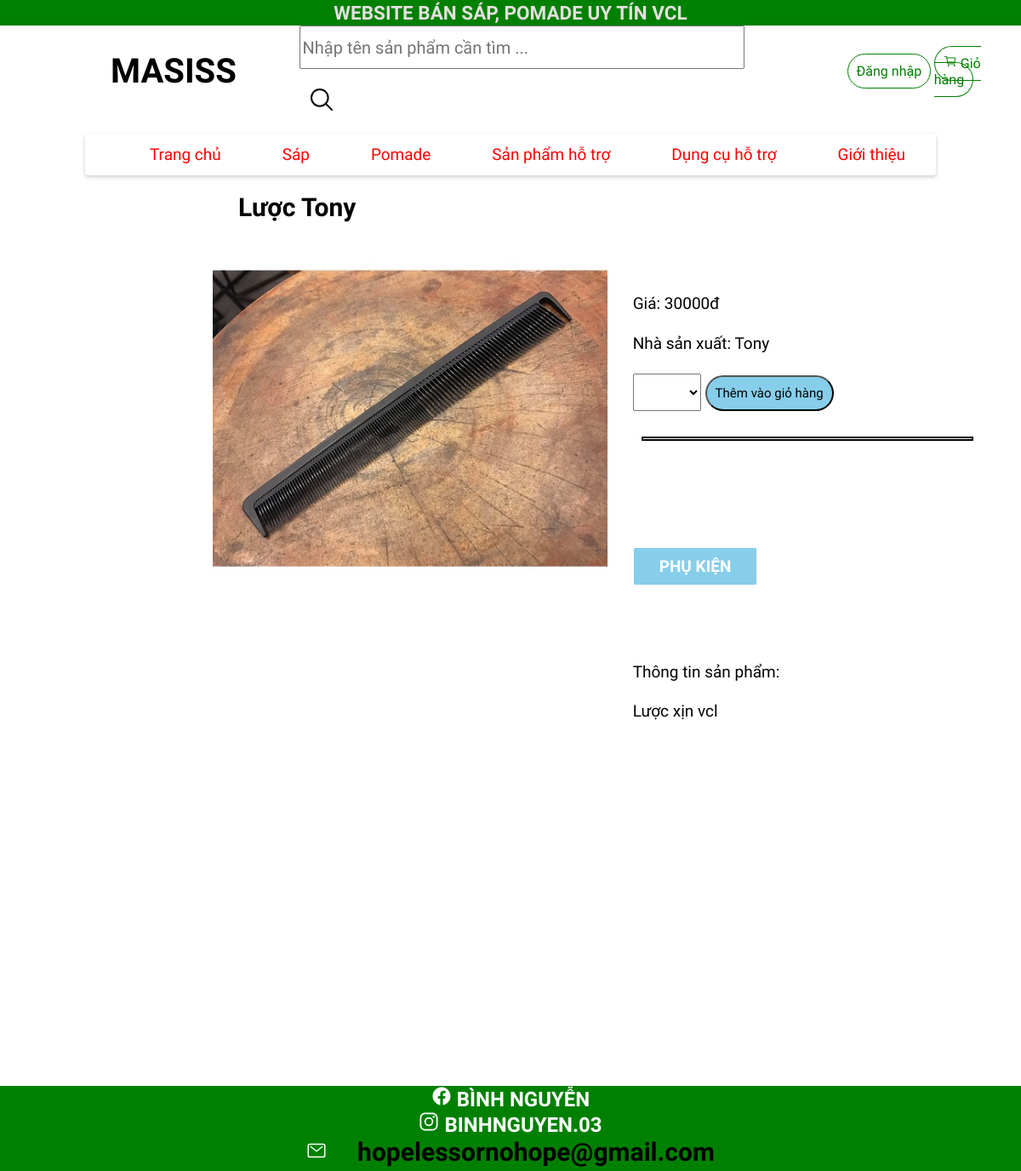
The page /user/view_product.php?id=40 on the database its author committed.
### tables this page shows
CREATE TABLE `product` (
  `product_id` int(11) NOT NULL,
  `product_name` varchar(100) NOT NULL,
  `manufacturer_id` int(11) NOT NULL,
  `product_image` varchar(200) NOT NULL,
  `price` int(11) NOT NULL,
  `description` text NOT NULL,
  `product_size` varchar(20) NOT NULL,
  `type_id` varchar(50) NOT NULL
);

CREATE TABLE `manufacturer` (
  `manufacturer_id` int(11) NOT NULL,
  `manufacturer_name` varchar(200) NOT NULL
);

CREATE TABLE `type` (
  `type_id` int(11) NOT NULL,
  `type_name` varchar(200) NOT NULL
);

### user/view_product.php (the view, shortened to what this page needs)
<!DOCTYPE html>
<html>
<head>
	<link rel="stylesheet" type="text/css" href="user.css">
</head>
<body>
	<?php include 'theme1.php'; ?>
	<main style="display:flex;">
		<?php
		include '../extra/connect.php';
		$id=$_GET['id'];
		$get_info=mysqli_query($connect,"select product.*, manufacturer.manufacturer_name as 'manufacturer_name' from product join manufacturer on product.manufacturer_id=manufacturer.manufacturer_id where product_id='$id'")->fetch_array();
		$min=$get_info['price'];
		?>
		<div style="display:flex; width:60%;height: 100%;margin-left: 150px;flex-direction: column;justify-content:flex-start;">
			<span>
				<?php echo $get_info['product_name']; ?>
			</span>
			<figure>
				<img src="../admin/pic_product/<?php echo $get_info['product_image'] ?>">
			</figure>
		</div>
		<div  class="product_info">
			<div>
				<p>Giá:
					<?php
					if(isset($max)){
						echo $min.'->'.$max;
					} else echo $get_info['price'];
				?>đ
			</p>
			<br>
			<p> Nhà sản xuất:
				<?php echo $get_info['manufacturer_name'] ?>
			</p>
			<br>
			<p>
				<form>
					<select id="size">
						<option></option>
						<option data-price="<?php echo $get_info['price'] ?>"
							data-id="<?php echo $get_info['product_id'] ?>">
						</option>
							</select>
							<button class="btn-add">Thêm vào giỏ hàng</button>
						</form>
						<b style="width:100%; display:block; margin:30px 10px;border-color: black;"></b>
					</p>
				</div>
				<p style="height:100%;display:flex;justify-content: space-between;">
					<?php
					$type=explode(',',$get_info['type_id']);
					foreach($type as $each){
						$each=mysqli_query($connect,"select type_name from type where type_id='$each'")->fetch_array()['type_name'];
						?>
						<a style="background: skyblue;color: white;font-weight: 700;font-size: 19px;border: 1px solid;box-sizing: border-box;margin:30px 30px;padding:10px 30px;;" href="./search.php?search=&&type=<?php echo $each ?>"><?php echo $each ?></a>
					<?php } ?>
				</p>
				<p style="text-align: left;padding: 60px 30px;text-transform:none">
					Thông tin sản phẩm:
					<br>
					<br>
					<?php echo $get_info['description'] ?>
				</p>
			</div>
		</main>
		<?php include './theme2.php'; ?>
	</body>
	</html>

### user/user.css (style rules this page uses)
* { margin: 0; font-family: Nunito Sans; }
p { display: block; justify-content: flex-end; text-align: center; text-transform: uppercase; font-weight: 700; color: #e5dfdf; font-size: 1.5em; }
b { width: 25%; border: 2px solid #edecea; height: 1px; color: grey; }
figure { width: auto; height: auto; overflow: hidden; align-content: center; }
main { font-size: 20px; justify-content: center; align-items: center; display: block; font-family: Rowdies; padding-bottom: 50px; }
a { text-decoration: none; }

### user/view_product.php (style rules this page uses)
body { height: 1000px; }
main { margin: 100px; margin-top: 0; height: 100%; }
img { max-width: 100%; max-height: 100%; }
.product_info { display: inline-block; width:50%; height:fit-content; }
.product_info p { font-weight: 300; color: black; font-size: 19px; height: 300px; }
.product_info div { margin: 30px; width: 100%; }
.product_info div p { text-align: left; text-transform: none; width: auto; height: fit-content; }
span { color: black; font-size: 30px; font-weight: 700; margin-left: 30px; }
button { box-sizing: border-box; border-radius: 25px; padding: 10px; font-size: 15px; background-color: skyblue; }
select { font-size:17px ; padding: 10px; }

### rows shown on the page
product: product_name "Lược Tony", product_image (picture), price "30000", manufacturer.manufacturer_name "Tony", type.type_name "PHỤ KIỆN", description "Lược xịn vcl"
